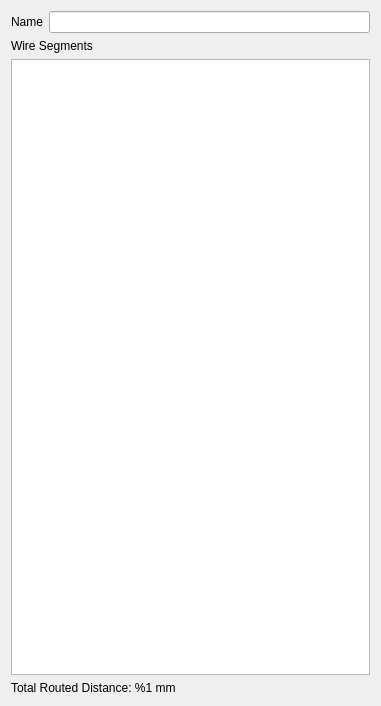
<?xml version="1.0" encoding="UTF-8"?>
<ui version="4.0">
 <class>UINetProperties</class>
 <widget class="QWidget" name="UINetProperties">
  <property name="geometry">
   <rect>
    <x>0</x>
    <y>0</y>
    <width>381</width>
    <height>706</height>
   </rect>
  </property>
  <property name="windowTitle">
   <string>Form</string>
  </property>
  <layout class="QVBoxLayout" name="verticalLayout">
   <item>
    <layout class="QFormLayout" name="formLayout">
     <item row="0" column="0">
      <widget class="QLabel" name="nameLabel">
       <property name="text">
        <string>Name</string>
       </property>
      </widget>
     </item>
     <item row="0" column="1">
      <widget class="QLineEdit" name="nameLineEdit"/>
     </item>
    </layout>
   </item>
   <item>
    <widget class="QLabel" name="label">
     <property name="text">
      <string>Wire Segments</string>
     </property>
    </widget>
   </item>
   <item>
    <widget class="QTableView" name="wireTable"/>
   </item>
   <item>
    <widget class="QLabel" name="totalRoutedDistanceLabel">
     <property name="text">
      <string>Total Routed Distance: %1 mm</string>
     </property>
    </widget>
   </item>
  </layout>
 </widget>
 <resources/>
 <connections/>
</ui>
